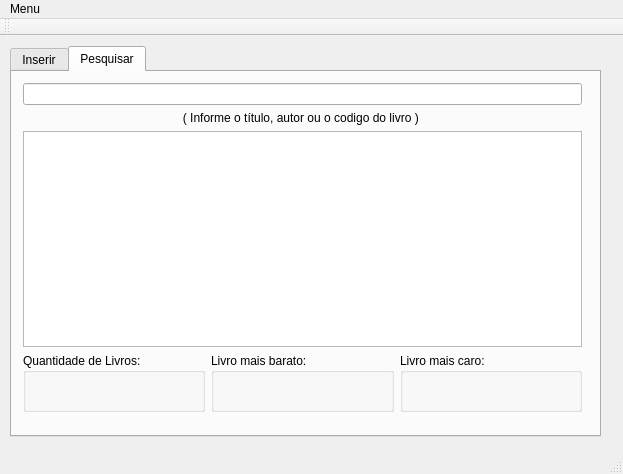
<?xml version="1.0" encoding="UTF-8"?>
<ui version="4.0">
 <class>MainWindow</class>
 <widget class="QMainWindow" name="MainWindow">
  <property name="geometry">
   <rect>
    <x>0</x>
    <y>0</y>
    <width>623</width>
    <height>474</height>
   </rect>
  </property>
  <property name="windowTitle">
   <string>MainWindow</string>
  </property>
  <widget class="QWidget" name="centralWidget">
   <widget class="QTabWidget" name="tabWidget">
    <property name="geometry">
     <rect>
      <x>10</x>
      <y>10</y>
      <width>591</width>
      <height>391</height>
     </rect>
    </property>
    <property name="currentIndex">
     <number>1</number>
    </property>
    <widget class="QWidget" name="tab">
     <attribute name="title">
      <string>Inserir</string>
     </attribute>
     <widget class="QWidget" name="layoutWidget">
      <property name="geometry">
       <rect>
        <x>0</x>
        <y>0</y>
        <width>581</width>
        <height>351</height>
       </rect>
      </property>
      <layout class="QVBoxLayout" name="verticalLayout_5">
       <item>
        <layout class="QHBoxLayout" name="horizontalLayout_5">
         <item>
          <layout class="QVBoxLayout" name="verticalLayout_2">
           <item>
            <widget class="QSplitter" name="splitter_2">
             <property name="orientation">
              <enum>Qt::Horizontal</enum>
             </property>
             <widget class="QWidget" name="layoutWidget_2">
              <layout class="QVBoxLayout" name="verticalLayout">
               <item>
                <widget class="QLabel" name="label">
                 <property name="palette">
                  <palette>
                   <active>
                    <colorrole role="WindowText">
                     <brush brushstyle="SolidPattern">
                      <color alpha="255">
                       <red>0</red>
                       <green>0</green>
                       <blue>127</blue>
                      </color>
                     </brush>
                    </colorrole>
                    <colorrole role="Button">
                     <brush brushstyle="SolidPattern">
                      <color alpha="255">
                       <red>28</red>
                       <green>95</green>
                       <blue>240</blue>
                      </color>
                     </brush>
                    </colorrole>
                    <colorrole role="Light">
                     <brush brushstyle="SolidPattern">
                      <color alpha="255">
                       <red>135</red>
                       <green>173</green>
                       <blue>255</blue>
                      </color>
                     </brush>
                    </colorrole>
                    <colorrole role="Midlight">
                     <brush brushstyle="SolidPattern">
                      <color alpha="255">
                       <red>81</red>
                       <green>134</green>
                       <blue>247</blue>
                      </color>
                     </brush>
                    </colorrole>
                    <colorrole role="Dark">
                     <brush brushstyle="SolidPattern">
                      <color alpha="255">
                       <red>14</red>
                       <green>47</green>
                       <blue>120</blue>
                      </color>
                     </brush>
                    </colorrole>
                    <colorrole role="Mid">
                     <brush brushstyle="SolidPattern">
                      <color alpha="255">
                       <red>18</red>
                       <green>63</green>
                       <blue>160</blue>
                      </color>
                     </brush>
                    </colorrole>
                    <colorrole role="Text">
                     <brush brushstyle="SolidPattern">
                      <color alpha="255">
                       <red>0</red>
                       <green>0</green>
                       <blue>0</blue>
                      </color>
                     </brush>
                    </colorrole>
                    <colorrole role="BrightText">
                     <brush brushstyle="SolidPattern">
                      <color alpha="255">
                       <red>255</red>
                       <green>255</green>
                       <blue>255</blue>
                      </color>
                     </brush>
                    </colorrole>
                    <colorrole role="ButtonText">
                     <brush brushstyle="SolidPattern">
                      <color alpha="255">
                       <red>0</red>
                       <green>0</green>
                       <blue>0</blue>
                      </color>
                     </brush>
                    </colorrole>
                    <colorrole role="Base">
                     <brush brushstyle="SolidPattern">
                      <color alpha="255">
                       <red>255</red>
                       <green>255</green>
                       <blue>255</blue>
                      </color>
                     </brush>
                    </colorrole>
                    <colorrole role="Window">
                     <brush brushstyle="SolidPattern">
                      <color alpha="255">
                       <red>255</red>
                       <green>14</green>
                       <blue>58</blue>
                      </color>
                     </brush>
                    </colorrole>
                    <colorrole role="Shadow">
                     <brush brushstyle="SolidPattern">
                      <color alpha="255">
                       <red>0</red>
                       <green>0</green>
                       <blue>0</blue>
                      </color>
                     </brush>
                    </colorrole>
                    <colorrole role="AlternateBase">
                     <brush brushstyle="SolidPattern">
                      <color alpha="255">
                       <red>141</red>
                       <green>175</green>
                       <blue>247</blue>
                      </color>
                     </brush>
                    </colorrole>
                    <colorrole role="ToolTipBase">
                     <brush brushstyle="SolidPattern">
                      <color alpha="255">
                       <red>255</red>
                       <green>255</green>
                       <blue>220</blue>
                      </color>
                     </brush>
                    </colorrole>
                    <colorrole role="ToolTipText">
                     <brush brushstyle="SolidPattern">
                      <color alpha="255">
                       <red>0</red>
                       <green>0</green>
                       <blue>0</blue>
                      </color>
                     </brush>
                    </colorrole>
                   </active>
                   <inactive>
                    <colorrole role="WindowText">
                     <brush brushstyle="SolidPattern">
                      <color alpha="255">
                       <red>0</red>
                       <green>0</green>
                       <blue>127</blue>
                      </color>
                     </brush>
                    </colorrole>
                    <colorrole role="Button">
                     <brush brushstyle="SolidPattern">
                      <color alpha="255">
                       <red>28</red>
                       <green>95</green>
                       <blue>240</blue>
                      </color>
                     </brush>
                    </colorrole>
                    <colorrole role="Light">
                     <brush brushstyle="SolidPattern">
                      <color alpha="255">
                       <red>135</red>
                       <green>173</green>
                       <blue>255</blue>
                      </color>
                     </brush>
                    </colorrole>
                    <colorrole role="Midlight">
                     <brush brushstyle="SolidPattern">
                      <color alpha="255">
                       <red>81</red>
                       <green>134</green>
                       <blue>247</blue>
                      </color>
                     </brush>
                    </colorrole>
                    <colorrole role="Dark">
                     <brush brushstyle="SolidPattern">
                      <color alpha="255">
                       <red>14</red>
                       <green>47</green>
                       <blue>120</blue>
                      </color>
                     </brush>
                    </colorrole>
                    <colorrole role="Mid">
                     <brush brushstyle="SolidPattern">
                      <color alpha="255">
                       <red>18</red>
                       <green>63</green>
                       <blue>160</blue>
                      </color>
                     </brush>
                    </colorrole>
                    <colorrole role="Text">
                     <brush brushstyle="SolidPattern">
                      <color alpha="255">
                       <red>0</red>
                       <green>0</green>
                       <blue>0</blue>
                      </color>
                     </brush>
                    </colorrole>
                    <colorrole role="BrightText">
                     <brush brushstyle="SolidPattern">
                      <color alpha="255">
                       <red>255</red>
                       <green>255</green>
                       <blue>255</blue>
                      </color>
                     </brush>
                    </colorrole>
                    <colorrole role="ButtonText">
                     <brush brushstyle="SolidPattern">
                      <color alpha="255">
                       <red>0</red>
                       <green>0</green>
                       <blue>0</blue>
                      </color>
                     </brush>
                    </colorrole>
                    <colorrole role="Base">
                     <brush brushstyle="SolidPattern">
                      <color alpha="255">
                       <red>255</red>
                       <green>255</green>
                       <blue>255</blue>
                      </color>
                     </brush>
                    </colorrole>
                    <colorrole role="Window">
                     <brush brushstyle="SolidPattern">
                      <color alpha="255">
                       <red>255</red>
                       <green>14</green>
                       <blue>58</blue>
                      </color>
                     </brush>
                    </colorrole>
                    <colorrole role="Shadow">
                     <brush brushstyle="SolidPattern">
                      <color alpha="255">
                       <red>0</red>
                       <green>0</green>
                       <blue>0</blue>
                      </color>
                     </brush>
                    </colorrole>
                    <colorrole role="AlternateBase">
                     <brush brushstyle="SolidPattern">
                      <color alpha="255">
                       <red>141</red>
                       <green>175</green>
                       <blue>247</blue>
                      </color>
                     </brush>
                    </colorrole>
                    <colorrole role="ToolTipBase">
                     <brush brushstyle="SolidPattern">
                      <color alpha="255">
                       <red>255</red>
                       <green>255</green>
                       <blue>220</blue>
                      </color>
                     </brush>
                    </colorrole>
                    <colorrole role="ToolTipText">
                     <brush brushstyle="SolidPattern">
                      <color alpha="255">
                       <red>0</red>
                       <green>0</green>
                       <blue>0</blue>
                      </color>
                     </brush>
                    </colorrole>
                   </inactive>
                   <disabled>
                    <colorrole role="WindowText">
                     <brush brushstyle="SolidPattern">
                      <color alpha="255">
                       <red>14</red>
                       <green>47</green>
                       <blue>120</blue>
                      </color>
                     </brush>
                    </colorrole>
                    <colorrole role="Button">
                     <brush brushstyle="SolidPattern">
                      <color alpha="255">
                       <red>28</red>
                       <green>95</green>
                       <blue>240</blue>
                      </color>
                     </brush>
                    </colorrole>
                    <colorrole role="Light">
                     <brush brushstyle="SolidPattern">
                      <color alpha="255">
                       <red>135</red>
                       <green>173</green>
                       <blue>255</blue>
                      </color>
                     </brush>
                    </colorrole>
                    <colorrole role="Midlight">
                     <brush brushstyle="SolidPattern">
                      <color alpha="255">
                       <red>81</red>
                       <green>134</green>
                       <blue>247</blue>
                      </color>
                     </brush>
                    </colorrole>
                    <colorrole role="Dark">
                     <brush brushstyle="SolidPattern">
                      <color alpha="255">
                       <red>14</red>
                       <green>47</green>
                       <blue>120</blue>
                      </color>
                     </brush>
                    </colorrole>
                    <colorrole role="Mid">
                     <brush brushstyle="SolidPattern">
                      <color alpha="255">
                       <red>18</red>
                       <green>63</green>
                       <blue>160</blue>
                      </color>
                     </brush>
                    </colorrole>
                    <colorrole role="Text">
                     <brush brushstyle="SolidPattern">
                      <color alpha="255">
                       <red>14</red>
                       <green>47</green>
                       <blue>120</blue>
                      </color>
                     </brush>
                    </colorrole>
                    <colorrole role="BrightText">
                     <brush brushstyle="SolidPattern">
                      <color alpha="255">
                       <red>255</red>
                       <green>255</green>
                       <blue>255</blue>
                      </color>
                     </brush>
                    </colorrole>
                    <colorrole role="ButtonText">
                     <brush brushstyle="SolidPattern">
                      <color alpha="255">
                       <red>14</red>
                       <green>47</green>
                       <blue>120</blue>
                      </color>
                     </brush>
                    </colorrole>
                    <colorrole role="Base">
                     <brush brushstyle="SolidPattern">
                      <color alpha="255">
                       <red>255</red>
                       <green>14</green>
                       <blue>58</blue>
                      </color>
                     </brush>
                    </colorrole>
                    <colorrole role="Window">
                     <brush brushstyle="SolidPattern">
                      <color alpha="255">
                       <red>255</red>
                       <green>14</green>
                       <blue>58</blue>
                      </color>
                     </brush>
                    </colorrole>
                    <colorrole role="Shadow">
                     <brush brushstyle="SolidPattern">
                      <color alpha="255">
                       <red>0</red>
                       <green>0</green>
                       <blue>0</blue>
                      </color>
                     </brush>
                    </colorrole>
                    <colorrole role="AlternateBase">
                     <brush brushstyle="SolidPattern">
                      <color alpha="255">
                       <red>28</red>
                       <green>95</green>
                       <blue>240</blue>
                      </color>
                     </brush>
                    </colorrole>
                    <colorrole role="ToolTipBase">
                     <brush brushstyle="SolidPattern">
                      <color alpha="255">
                       <red>255</red>
                       <green>255</green>
                       <blue>220</blue>
                      </color>
                     </brush>
                    </colorrole>
                    <colorrole role="ToolTipText">
                     <brush brushstyle="SolidPattern">
                      <color alpha="255">
                       <red>0</red>
                       <green>0</green>
                       <blue>0</blue>
                      </color>
                     </brush>
                    </colorrole>
                   </disabled>
                  </palette>
                 </property>
                 <property name="font">
                  <font>
                   <pointsize>12</pointsize>
                  </font>
                 </property>
                 <property name="text">
                  <string>Título:</string>
                 </property>
                </widget>
               </item>
               <item>
                <widget class="QLabel" name="label_2">
                 <property name="palette">
                  <palette>
                   <active>
                    <colorrole role="WindowText">
                     <brush brushstyle="SolidPattern">
                      <color alpha="255">
                       <red>0</red>
                       <green>0</green>
                       <blue>127</blue>
                      </color>
                     </brush>
                    </colorrole>
                   </active>
                   <inactive>
                    <colorrole role="WindowText">
                     <brush brushstyle="SolidPattern">
                      <color alpha="255">
                       <red>0</red>
                       <green>0</green>
                       <blue>127</blue>
                      </color>
                     </brush>
                    </colorrole>
                   </inactive>
                   <disabled>
                    <colorrole role="WindowText">
                     <brush brushstyle="SolidPattern">
                      <color alpha="255">
                       <red>120</red>
                       <green>120</green>
                       <blue>120</blue>
                      </color>
                     </brush>
                    </colorrole>
                   </disabled>
                  </palette>
                 </property>
                 <property name="font">
                  <font>
                   <pointsize>12</pointsize>
                  </font>
                 </property>
                 <property name="text">
                  <string>Preço:</string>
                 </property>
                </widget>
               </item>
               <item>
                <widget class="QLabel" name="label_4">
                 <property name="palette">
                  <palette>
                   <active>
                    <colorrole role="WindowText">
                     <brush brushstyle="SolidPattern">
                      <color alpha="255">
                       <red>0</red>
                       <green>0</green>
                       <blue>127</blue>
                      </color>
                     </brush>
                    </colorrole>
                   </active>
                   <inactive>
                    <colorrole role="WindowText">
                     <brush brushstyle="SolidPattern">
                      <color alpha="255">
                       <red>0</red>
                       <green>0</green>
                       <blue>127</blue>
                      </color>
                     </brush>
                    </colorrole>
                   </inactive>
                   <disabled>
                    <colorrole role="WindowText">
                     <brush brushstyle="SolidPattern">
                      <color alpha="255">
                       <red>120</red>
                       <green>120</green>
                       <blue>120</blue>
                      </color>
                     </brush>
                    </colorrole>
                   </disabled>
                  </palette>
                 </property>
                 <property name="font">
                  <font>
                   <pointsize>12</pointsize>
                  </font>
                 </property>
                 <property name="text">
                  <string>Quantidade:</string>
                 </property>
                </widget>
               </item>
               <item>
                <widget class="QLabel" name="label_3">
                 <property name="palette">
                  <palette>
                   <active>
                    <colorrole role="WindowText">
                     <brush brushstyle="SolidPattern">
                      <color alpha="255">
                       <red>0</red>
                       <green>0</green>
                       <blue>127</blue>
                      </color>
                     </brush>
                    </colorrole>
                   </active>
                   <inactive>
                    <colorrole role="WindowText">
                     <brush brushstyle="SolidPattern">
                      <color alpha="255">
                       <red>0</red>
                       <green>0</green>
                       <blue>127</blue>
                      </color>
                     </brush>
                    </colorrole>
                   </inactive>
                   <disabled>
                    <colorrole role="WindowText">
                     <brush brushstyle="SolidPattern">
                      <color alpha="255">
                       <red>120</red>
                       <green>120</green>
                       <blue>120</blue>
                      </color>
                     </brush>
                    </colorrole>
                   </disabled>
                  </palette>
                 </property>
                 <property name="font">
                  <font>
                   <pointsize>12</pointsize>
                  </font>
                 </property>
                 <property name="text">
                  <string>Autor:</string>
                 </property>
                </widget>
               </item>
              </layout>
             </widget>
             <widget class="QSplitter" name="splitter">
              <property name="orientation">
               <enum>Qt::Vertical</enum>
              </property>
              <widget class="QLineEdit" name="le_titulo"/>
              <widget class="QLineEdit" name="le_preco"/>
              <widget class="QLineEdit" name="le_quant"/>
              <widget class="QLineEdit" name="le_autor">
               <property name="inputMask">
                <string/>
               </property>
               <property name="text">
                <string/>
               </property>
               <property name="frame">
                <bool>true</bool>
               </property>
               <property name="echoMode">
                <enum>QLineEdit::Normal</enum>
               </property>
               <property name="dragEnabled">
                <bool>false</bool>
               </property>
               <property name="readOnly">
                <bool>false</bool>
               </property>
               <property name="clearButtonEnabled">
                <bool>false</bool>
               </property>
              </widget>
             </widget>
            </widget>
           </item>
           <item>
            <widget class="QPushButton" name="btn_inserir">
             <property name="palette">
              <palette>
               <active>
                <colorrole role="WindowText">
                 <brush brushstyle="SolidPattern">
                  <color alpha="255">
                   <red>0</red>
                   <green>0</green>
                   <blue>0</blue>
                  </color>
                 </brush>
                </colorrole>
                <colorrole role="Dark">
                 <brush brushstyle="SolidPattern">
                  <color alpha="255">
                   <red>0</red>
                   <green>0</green>
                   <blue>255</blue>
                  </color>
                 </brush>
                </colorrole>
                <colorrole role="Text">
                 <brush brushstyle="SolidPattern">
                  <color alpha="255">
                   <red>0</red>
                   <green>0</green>
                   <blue>0</blue>
                  </color>
                 </brush>
                </colorrole>
                <colorrole role="ButtonText">
                 <brush brushstyle="SolidPattern">
                  <color alpha="255">
                   <red>0</red>
                   <green>0</green>
                   <blue>0</blue>
                  </color>
                 </brush>
                </colorrole>
               </active>
               <inactive>
                <colorrole role="WindowText">
                 <brush brushstyle="SolidPattern">
                  <color alpha="255">
                   <red>0</red>
                   <green>0</green>
                   <blue>0</blue>
                  </color>
                 </brush>
                </colorrole>
                <colorrole role="Dark">
                 <brush brushstyle="SolidPattern">
                  <color alpha="255">
                   <red>0</red>
                   <green>0</green>
                   <blue>255</blue>
                  </color>
                 </brush>
                </colorrole>
                <colorrole role="Text">
                 <brush brushstyle="SolidPattern">
                  <color alpha="255">
                   <red>0</red>
                   <green>0</green>
                   <blue>0</blue>
                  </color>
                 </brush>
                </colorrole>
                <colorrole role="ButtonText">
                 <brush brushstyle="SolidPattern">
                  <color alpha="255">
                   <red>0</red>
                   <green>0</green>
                   <blue>0</blue>
                  </color>
                 </brush>
                </colorrole>
               </inactive>
               <disabled>
                <colorrole role="WindowText">
                 <brush brushstyle="SolidPattern">
                  <color alpha="255">
                   <red>0</red>
                   <green>0</green>
                   <blue>255</blue>
                  </color>
                 </brush>
                </colorrole>
                <colorrole role="Dark">
                 <brush brushstyle="SolidPattern">
                  <color alpha="255">
                   <red>0</red>
                   <green>0</green>
                   <blue>255</blue>
                  </color>
                 </brush>
                </colorrole>
                <colorrole role="Text">
                 <brush brushstyle="SolidPattern">
                  <color alpha="255">
                   <red>0</red>
                   <green>0</green>
                   <blue>255</blue>
                  </color>
                 </brush>
                </colorrole>
                <colorrole role="ButtonText">
                 <brush brushstyle="SolidPattern">
                  <color alpha="255">
                   <red>0</red>
                   <green>0</green>
                   <blue>255</blue>
                  </color>
                 </brush>
                </colorrole>
               </disabled>
              </palette>
             </property>
             <property name="text">
              <string>Inserir</string>
             </property>
            </widget>
           </item>
           <item>
            <widget class="QTableWidget" name="tbl_date">
             <attribute name="horizontalHeaderShowSortIndicator" stdset="0">
              <bool>false</bool>
             </attribute>
             <attribute name="horizontalHeaderStretchLastSection">
              <bool>true</bool>
             </attribute>
             <attribute name="verticalHeaderCascadingSectionResizes">
              <bool>false</bool>
             </attribute>
             <attribute name="verticalHeaderShowSortIndicator" stdset="0">
              <bool>false</bool>
             </attribute>
             <attribute name="verticalHeaderStretchLastSection">
              <bool>true</bool>
             </attribute>
             <column>
              <property name="text">
               <string>Título</string>
              </property>
             </column>
             <column>
              <property name="text">
               <string>Preço</string>
              </property>
             </column>
             <column>
              <property name="text">
               <string>Quantidade</string>
              </property>
             </column>
             <column>
              <property name="text">
               <string>Autor</string>
              </property>
             </column>
             <column>
              <property name="text">
               <string>Cód:</string>
              </property>
             </column>
            </widget>
           </item>
           <item>
            <widget class="QPushButton" name="btn_ordenar_por_preco">
             <property name="text">
              <string>Ordenar por preço</string>
             </property>
            </widget>
           </item>
           <item>
            <widget class="QPushButton" name="btn_ordenar_por_titulo">
             <property name="text">
              <string>Ordenar por título</string>
             </property>
            </widget>
           </item>
          </layout>
         </item>
        </layout>
       </item>
      </layout>
     </widget>
    </widget>
    <widget class="QWidget" name="tab_2">
     <attribute name="title">
      <string>Pesquisar</string>
     </attribute>
     <widget class="QWidget" name="layoutWidget_3">
      <property name="geometry">
       <rect>
        <x>0</x>
        <y>0</y>
        <width>581</width>
        <height>351</height>
       </rect>
      </property>
      <layout class="QVBoxLayout" name="verticalLayout_6">
       <item>
        <layout class="QVBoxLayout" name="verticalLayout_4">
         <item>
          <layout class="QVBoxLayout" name="verticalLayout_3">
           <item>
            <widget class="QLineEdit" name="le_search">
             <property name="clearButtonEnabled">
              <bool>true</bool>
             </property>
            </widget>
           </item>
          </layout>
         </item>
         <item>
          <widget class="QLabel" name="label_6">
           <property name="text">
            <string>( Informe o título, autor ou o codigo do livro ) </string>
           </property>
           <property name="alignment">
            <set>Qt::AlignCenter</set>
           </property>
          </widget>
         </item>
         <item>
          <widget class="QTableWidget" name="tbl_search">
           <attribute name="horizontalHeaderVisible">
            <bool>false</bool>
           </attribute>
           <attribute name="horizontalHeaderCascadingSectionResizes">
            <bool>false</bool>
           </attribute>
           <attribute name="horizontalHeaderDefaultSectionSize">
            <number>100</number>
           </attribute>
           <attribute name="horizontalHeaderMinimumSectionSize">
            <number>57</number>
           </attribute>
           <attribute name="horizontalHeaderShowSortIndicator" stdset="0">
            <bool>false</bool>
           </attribute>
           <attribute name="horizontalHeaderStretchLastSection">
            <bool>true</bool>
           </attribute>
           <attribute name="verticalHeaderCascadingSectionResizes">
            <bool>true</bool>
           </attribute>
           <attribute name="verticalHeaderDefaultSectionSize">
            <number>30</number>
           </attribute>
           <attribute name="verticalHeaderShowSortIndicator" stdset="0">
            <bool>false</bool>
           </attribute>
           <attribute name="verticalHeaderStretchLastSection">
            <bool>false</bool>
           </attribute>
           <column>
            <property name="text">
             <string>Título</string>
            </property>
           </column>
           <column>
            <property name="text">
             <string>Preço</string>
            </property>
           </column>
           <column>
            <property name="text">
             <string>Quantidade</string>
            </property>
           </column>
           <column>
            <property name="text">
             <string>Autor</string>
            </property>
           </column>
           <column>
            <property name="text">
             <string>Código</string>
            </property>
           </column>
          </widget>
         </item>
        </layout>
       </item>
       <item>
        <layout class="QHBoxLayout" name="horizontalLayout_6">
         <item>
          <widget class="QGroupBox" name="groupBox">
           <property name="title">
            <string>Quantidade de Livros:</string>
           </property>
           <layout class="QVBoxLayout" name="verticalLayout_12">
            <item>
             <widget class="QLabel" name="lb_qlivros">
              <property name="text">
               <string/>
              </property>
             </widget>
            </item>
           </layout>
          </widget>
         </item>
         <item>
          <widget class="QGroupBox" name="groupBox_3">
           <property name="title">
            <string>Livro mais barato:</string>
           </property>
           <layout class="QVBoxLayout" name="verticalLayout_7">
            <item>
             <widget class="QLabel" name="lb_menos_caro">
              <property name="text">
               <string/>
              </property>
             </widget>
            </item>
           </layout>
          </widget>
         </item>
         <item>
          <widget class="QGroupBox" name="groupBox_2">
           <property name="title">
            <string>Livro mais caro:</string>
           </property>
           <layout class="QVBoxLayout" name="verticalLayout_11">
            <item>
             <widget class="QLabel" name="lb_mais_caro">
              <property name="text">
               <string/>
              </property>
             </widget>
            </item>
           </layout>
          </widget>
         </item>
        </layout>
       </item>
      </layout>
     </widget>
    </widget>
   </widget>
  </widget>
  <widget class="QMenuBar" name="menuBar">
   <property name="geometry">
    <rect>
     <x>0</x>
     <y>0</y>
     <width>623</width>
     <height>22</height>
    </rect>
   </property>
   <widget class="QMenu" name="menuCarregar">
    <property name="title">
     <string>Menu</string>
    </property>
    <addaction name="actionSalvar"/>
    <addaction name="actionCarregar"/>
    <addaction name="actionTab"/>
   </widget>
   <addaction name="menuCarregar"/>
  </widget>
  <widget class="QToolBar" name="mainToolBar">
   <attribute name="toolBarArea">
    <enum>TopToolBarArea</enum>
   </attribute>
   <attribute name="toolBarBreak">
    <bool>false</bool>
   </attribute>
  </widget>
  <widget class="QStatusBar" name="statusBar"/>
  <action name="actionSalvar">
   <property name="text">
    <string>Salvar</string>
   </property>
   <property name="shortcut">
    <string>Ctrl+S</string>
   </property>
  </action>
  <action name="actionCarregar">
   <property name="text">
    <string>Carregar</string>
   </property>
   <property name="shortcut">
    <string>Ctrl+L</string>
   </property>
  </action>
  <action name="actionTab">
   <property name="text">
    <string>Tab</string>
   </property>
  </action>
 </widget>
 <layoutdefault spacing="6" margin="11"/>
 <resources/>
 <connections/>
</ui>
